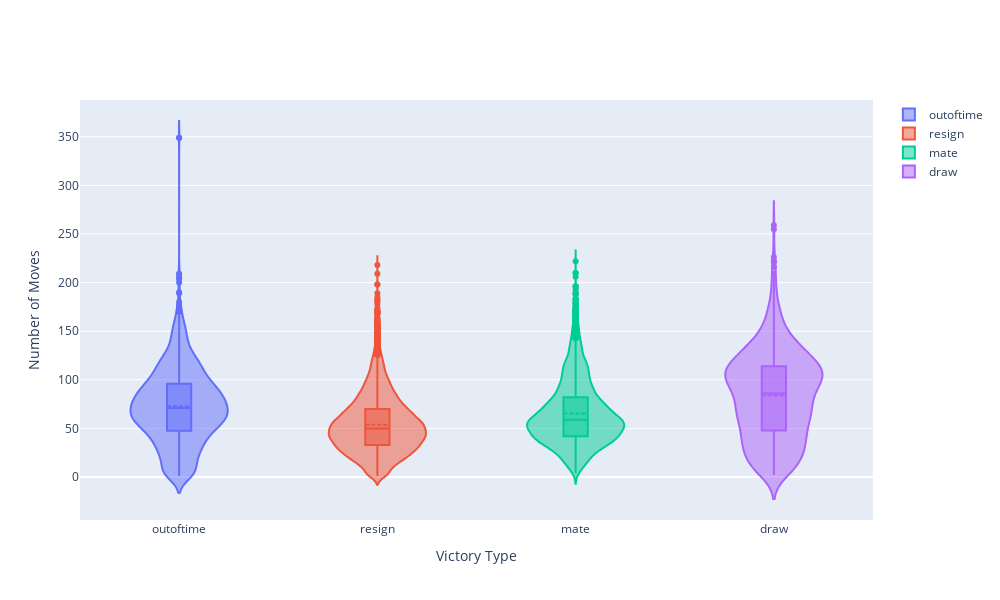
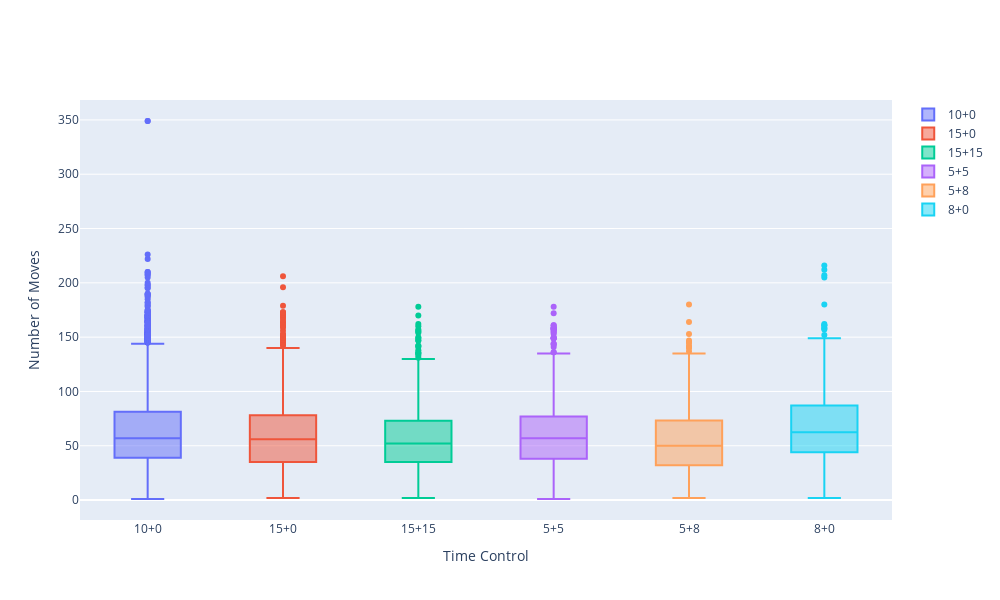

Notebook cell for these charts, in order:
### Markdown cell above
Finally, let's use a Violin chart & a Box plot to visualize two more distributions related to number of moves: 1. how game lengths vary along time controls, and 2. how end conditions vary along game lengths.

### Code cell
# Calculate number of moves from the 'moves' column by counting spaces + 1
df['num_moves'] = df['moves'].str.count(' ') + 1

# Create violin plot comparing game lengths across different victory types
fig = go.Figure()

for victory_type in df['victory_status'].unique():
    moves = df[df['victory_status'] == victory_type]['num_moves']
    
    fig.add_trace(go.Violin(
        x=[victory_type] * len(moves),
        y=moves,
        name=victory_type,
        box_visible=True,
        meanline_visible=True
    ))

fig.update_layout(
    xaxis_title='Victory Type',
    yaxis_title='Number of Moves',
    width=1000,
    height=600,
    title_x=0.5
)

fig.show()

fig = go.Figure()

for time_control in df['increment_code'].value_counts().head(6).index:
    moves = df[df['increment_code'] == time_control]['num_moves']
    
    fig.add_trace(go.Box(
        y=moves,
        name=time_control,
        boxpoints='outliers'
    ))

fig.update_layout(
    xaxis_title='Time Control',
    yaxis_title='Number of Moves',
    width=1000,
    height=600,
    title_x=0.5
)

fig.show()

### Figure 1 — Plotly figure (JSON) as saved in the notebook; plotly's stock layout.template omitted (floating-point values rounded to 4 significant figures; data arrays with more than 128 entries replaced by an {"elided": "..."} marker saying what was removed)
{"data": [{"box": {"visible": true}, "meanline": {"visible": true}, "name": "outoftime", "type": "violin", "x": {"elided": "1680 str values"}, "y": {"elided": "1680 int values"}}, {"box": {"visible": true}, "meanline": {"visible": true}, "name": "resign", "type": "violin", "x": {"elided": "11147 str values"}, "y": {"elided": "11147 int values"}}, {"box": {"visible": true}, "meanline": {"visible": true}, "name": "mate", "type": "violin", "x": {"elided": "6325 str values"}, "y": {"elided": "6325 int values"}}, {"box": {"visible": true}, "meanline": {"visible": true}, "name": "draw", "type": "violin", "x": {"elided": "906 str values"}, "y": {"elided": "906 int values"}}], "layout": {"height": 600, "title": {"x": 0.5}, "width": 1000, "xaxis": {"title": {"text": "Victory Type"}}, "yaxis": {"title": {"text": "Number of Moves"}}}}

### Figure 2 — Plotly figure (JSON) as saved in the notebook; plotly's stock layout.template omitted (floating-point values rounded to 4 significant figures; data arrays with more than 128 entries replaced by an {"elided": "..."} marker saying what was removed)
{"data": [{"boxpoints": "outliers", "name": "10+0", "type": "box", "y": {"elided": "7721 int values"}}, {"boxpoints": "outliers", "name": "15+0", "type": "box", "y": {"elided": "1311 int values"}}, {"boxpoints": "outliers", "name": "15+15", "type": "box", "y": {"elided": "850 int values"}}, {"boxpoints": "outliers", "name": "5+5", "type": "box", "y": {"elided": "738 int values"}}, {"boxpoints": "outliers", "name": "5+8", "type": "box", "y": {"elided": "697 int values"}}, {"boxpoints": "outliers", "name": "8+0", "type": "box", "y": {"elided": "588 int values"}}], "layout": {"height": 600, "title": {"x": 0.5}, "width": 1000, "xaxis": {"title": {"text": "Time Control"}}, "yaxis": {"title": {"text": "Number of Moves"}}}}
